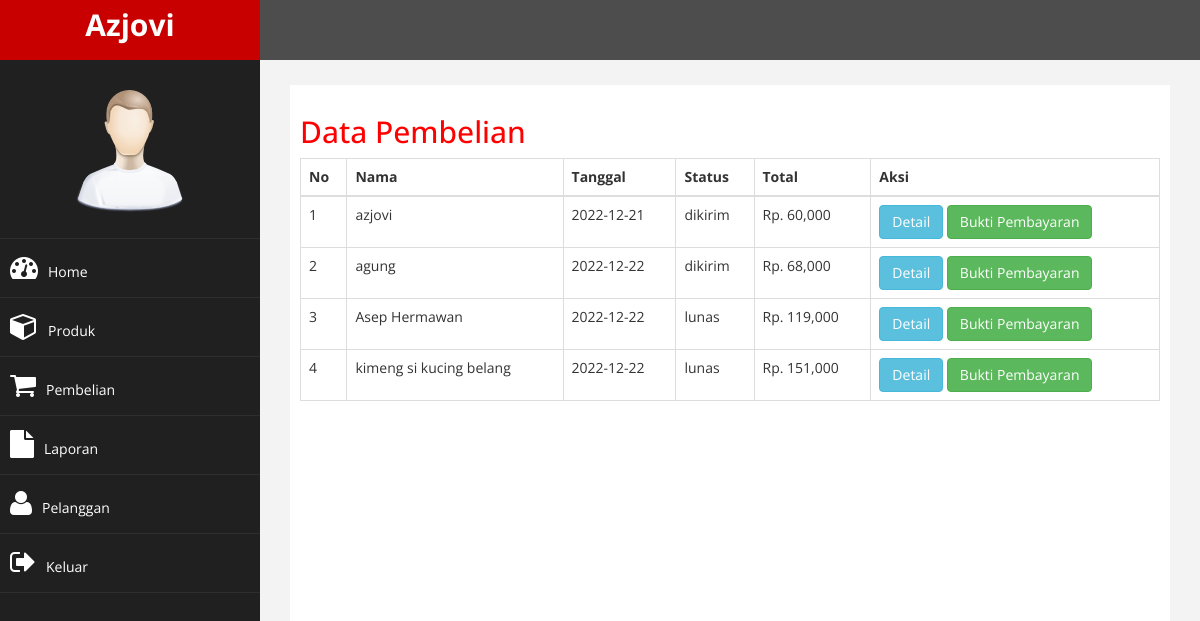
Page /admin/index.php?halaman=pembelian (signed in) on the committed database.
### tables this page shows
CREATE TABLE `pembelian` (
  `id_pembelian` int(11) NOT NULL,
  `id_pelanggan` int(11) NOT NULL,
  `id_ongkir` int(11) NOT NULL,
  `tanggal_pembelian` date NOT NULL,
  `total_pembelian` int(11) NOT NULL,
  `nama_kota` varchar(100) NOT NULL,
  `tarif` int(11) NOT NULL,
  `alamat_pengiriman` text NOT NULL,
  `status_pembelian` varchar(50) NOT NULL DEFAULT 'pending',
  `resi_pengiriman` varchar(50) NOT NULL
);

CREATE TABLE `pelanggan` (
  `id_pelanggan` int(11) NOT NULL,
  `username` varchar(50) NOT NULL,
  `email_pelanggan` varchar(100) NOT NULL,
  `password_pelanggan` varchar(50) NOT NULL,
  `nama_pelanggan` varchar(100) NOT NULL,
  `telepon_pelanggan` varchar(25) NOT NULL,
  `alamat_pelanggan` text NOT NULL
);

### admin/pembelian.php (the view)
<h2>Data Pembelian</h2>
<table class="table table-bordered">
    <thead>
        <tr>
            <th>No</th>
            <th>Nama</th>
            <th>Tanggal</th>
            <th>Status</th>
            <th>Total</th>
            <th>Aksi</th>
        </tr>
    </thead>
    <tbody>
        <?php $ambil = $koneksi->query("SELECT * FROM pembelian JOIN pelanggan ON pembelian.id_pelanggan=pelanggan.id_pelanggan"); ?>
        <?php $nomor = 1; ?>
        <?php while ($pecah = $ambil -> fetch_assoc()) { ?>
        <tr>
            <td><?= $nomor; ?></td>
            <td><?= $pecah ['nama_pelanggan']; ?></td>
            <td><?= $pecah ['tanggal_pembelian']; ?></td>
            <td><?= $pecah ['status_pembelian']; ?></td>
            <td>Rp. <?= number_format($pecah ['total_pembelian']); ?></td>
            <td>
                <a href="index.php?halaman=detail&id=<?= $pecah['id_pembelian']; ?>" class="btn btn-info">Detail</a>
                <?php if ($pecah['status_pembelian']!=="pending"): ?>
                    <a href="index.php?halaman=pembayaran&id=<?= $pecah['id_pembelian']; ?>" class="btn btn-success">Bukti Pembayaran</a>
                <?php endif ?>
            </td>
        </tr>
        <?php $nomor++; ?>
        <?php } ?>
    </tbody>
</table>

### admin/assets/css/custom.css (style rules this page uses)
body { font-family: 'Open Sans', sans-serif; }
h2 { color: #f00; }

### rows in the picture
pembelian: id_pelanggan.nama_pelanggan "azjovi", tanggal_pembelian "2022-12-21", status_pembelian "dikirim", total_pembelian "60,000"
pembelian: id_pelanggan.nama_pelanggan "agung", tanggal_pembelian "2022-12-22", status_pembelian "dikirim", total_pembelian "68,000"
pembelian: id_pelanggan.nama_pelanggan "Asep Hermawan", tanggal_pembelian "2022-12-22", status_pembelian "lunas", total_pembelian "119,000"
pembelian: id_pelanggan.nama_pelanggan "kimeng si kucing belang", tanggal_pembelian "2022-12-22", status_pembelian "lunas", total_pembelian "151,000"
